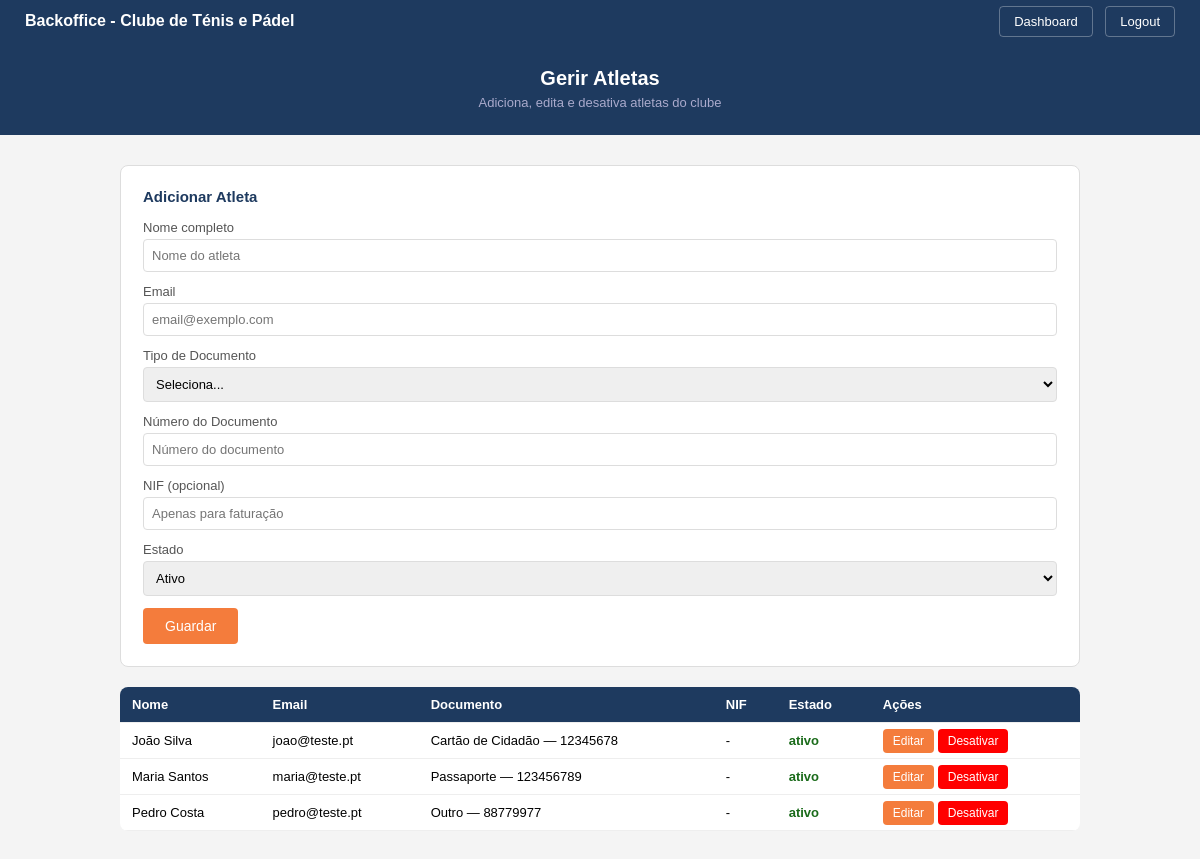
/admin/atletas.php (signed in), run on the app's committed database.
### tables this page shows
CREATE TABLE `atleta` (
  `id` int(11) NOT NULL,
  `jogador` varchar(150) NOT NULL,
  `nome` varchar(150) NOT NULL,
  `documento_tipo` enum('Cartão de Cidadão','Passaporte','Outro') NOT NULL,
  `documento_numero` varchar(50) NOT NULL,
  `nif` varchar(9) DEFAULT NULL,
  `estado_atleta` enum('ativo','inativo') NOT NULL DEFAULT 'ativo',
  `email` varchar(150) NOT NULL,
  `password` varchar(255) NOT NULL,
  `created_at` timestamp NOT NULL DEFAULT CURRENT_TIMESTAMP,
  `updated_at` timestamp NOT NULL DEFAULT CURRENT_TIMESTAMP ON UPDATE CURRENT_TIMESTAMP
);

### admin/atletas.php (the view, shortened to what this page needs)
<?php
require_once '../config/db.php';
$atletas = $pdo->query("SELECT * FROM atleta ORDER BY nome")->fetchAll();
$editar = null;
?>
<!DOCTYPE html>
<html lang="pt">
<head>
</head>
<body>
<nav>
    <span>Backoffice - Clube de Ténis e Pádel</span>
    <div>
        <a href="dashboard.php">Dashboard</a>
        <a href="../logout.php">Logout</a>
    </div>
</nav>
<div class="topo">
    <h1>Gerir Atletas</h1>
    <p>Adiciona, edita e desativa atletas do clube</p>
</div>
<div class="container">
    <div class="formulario">
        <h3><?= $editar ? 'Editar Atleta' : 'Adicionar Atleta' ?></h3>
        <form method="POST">
            <label>Nome completo</label>
            <input type="text" name="nome" value="<?= $editar['nome'] ?? '' ?>" placeholder="Nome do atleta" required>
            <label>Email</label>
            <input type="email" name="email" value="<?= $editar['email'] ?? '' ?>" placeholder="email@exemplo.com" required>
            <label>Tipo de Documento</label>
            <select name="documento_tipo" required>
                <option value="">Seleciona...</option>
            </select>
            <label>Número do Documento</label>
            <input type="text" name="documento_numero" value="<?= $editar['documento_numero'] ?? '' ?>" placeholder="Número do documento" required>
            <label>NIF (opcional)</label>
            <input type="text" name="nif" value="<?= $editar['nif'] ?? '' ?>" placeholder="Apenas para faturação" maxlength="9">
            <label>Estado</label>
            <select name="estado_atleta">
                <option value="ativo" <?= ($editar['estado_atleta'] ?? '') == 'ativo' ? 'selected' : '' ?>>Ativo</option>
            </select>
            <button type="submit" class="btn-guardar">Guardar</button>
        </form>
    </div>
    <table>
        <tr>
            <th>Nome</th>
            <th>Email</th>
            <th>Documento</th>
            <th>NIF</th>
            <th>Estado</th>
            <th>Ações</th>
        </tr>
        <?php foreach ($atletas as $a): ?>
        <tr>
            <td><?= $a['nome'] ?></td>
            <td><?= $a['email'] ?></td>
            <td><?= $a['documento_tipo'] ?> — <?= $a['documento_numero'] ?></td>
            <td><?= $a['nif'] ?? '-' ?></td>
            <td class="<?= $a['estado_atleta'] ?>"><?= $a['estado_atleta'] ?></td>
            <td>
                <a href="atletas.php?editar=<?= $a['id'] ?>" class="btn btn-editar">Editar</a>
                <a href="atletas.php?apagar=<?= $a['id'] ?>" class="btn btn-inativar" onclick="return confirm('Tens a certeza que queres desativar este atleta?')">Desativar</a>
            </td>
        </tr>
        <?php endforeach; ?>
    </table>
</div>
</body>
</html>

### admin/atletas.php (style rules this page uses)
* { margin: 0; padding: 0; box-sizing: border-box; }
body { font-family: Arial; background: #f4f4f4; }
nav { background: #1e3a5f; padding: 12px 25px; display: flex; justify-content: space-between; align-items: center; }
nav span { color: white; font-size: 16px; font-weight: bold; }
nav a { color: white; text-decoration: none; margin-left: 8px; font-size: 13px; padding: 7px 14px; border-radius: 4px; border: 1px solid rgba(255,255,255,0.3); }
.topo { background: #1e3a5f; color: white; padding: 25px; text-align: center; }
.topo h1 { font-size: 20px; }
.topo p { font-size: 13px; color: #aac; margin-top: 5px; }
.container { max-width: 1000px; margin: 30px auto; padding: 0 20px; }
.formulario { background: white; padding: 22px; border-radius: 8px; margin-bottom: 20px; border: 1px solid #ddd; }
.formulario h3 { color: #1e3a5f; margin-bottom: 15px; font-size: 15px; }
label { font-size: 13px; color: #555; display: block; margin-bottom: 4px; }
input, select { width: 100%; padding: 8px; margin-bottom: 12px; border: 1px solid #ddd; border-radius: 4px; box-sizing: border-box; font-size: 13px; }
.btn-guardar { background: #f47c3c; color: white; padding: 10px 22px; border: none; border-radius: 4px; cursor: pointer; font-size: 14px; }
table { width: 100%; border-collapse: collapse; background: white; border-radius: 8px; overflow: hidden; }
th, td { padding: 10px 12px; border-bottom: 1px solid #eee; font-size: 13px; text-align: left; }
th { background: #1e3a5f; color: white; }
.btn { padding: 5px 10px; border: none; border-radius: 4px; cursor: pointer; text-decoration: none; font-size: 12px; }
.btn-editar { background: #f47c3c; color: white; }
.btn-inativar { background: red; color: white; }
.ativo { color: #1a6b1a; font-weight: bold; }

### data on the page
atleta: nome "João Silva", email "joao@teste.pt", documento_tipo "Cartão de Cidadão", documento_numero "12345678", nif "-", estado_atleta "ativo"
atleta: nome "Maria Santos", email "maria@teste.pt", documento_tipo "Passaporte", documento_numero "123456789", nif "-", estado_atleta "ativo"
atleta: nome "Pedro Costa", email "pedro@teste.pt", documento_tipo "Outro", documento_numero "88779977", nif "-", estado_atleta "ativo"
